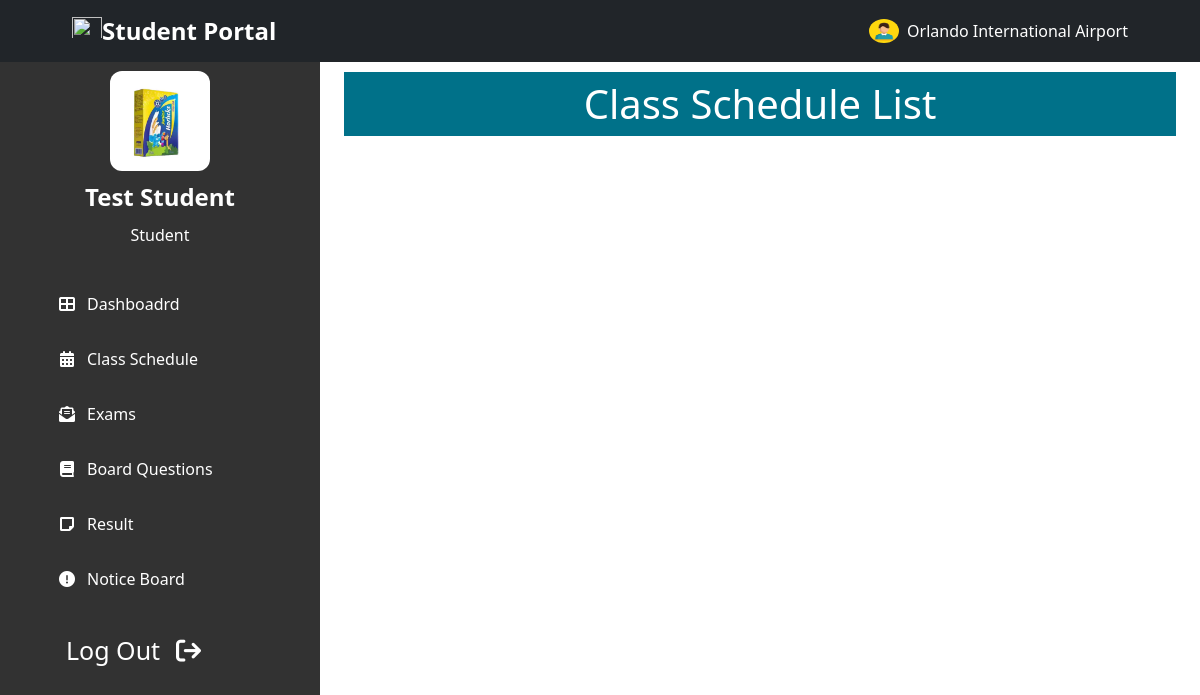
/student/student_schedule.php (signed in), run on an earlier commit of the app's database.
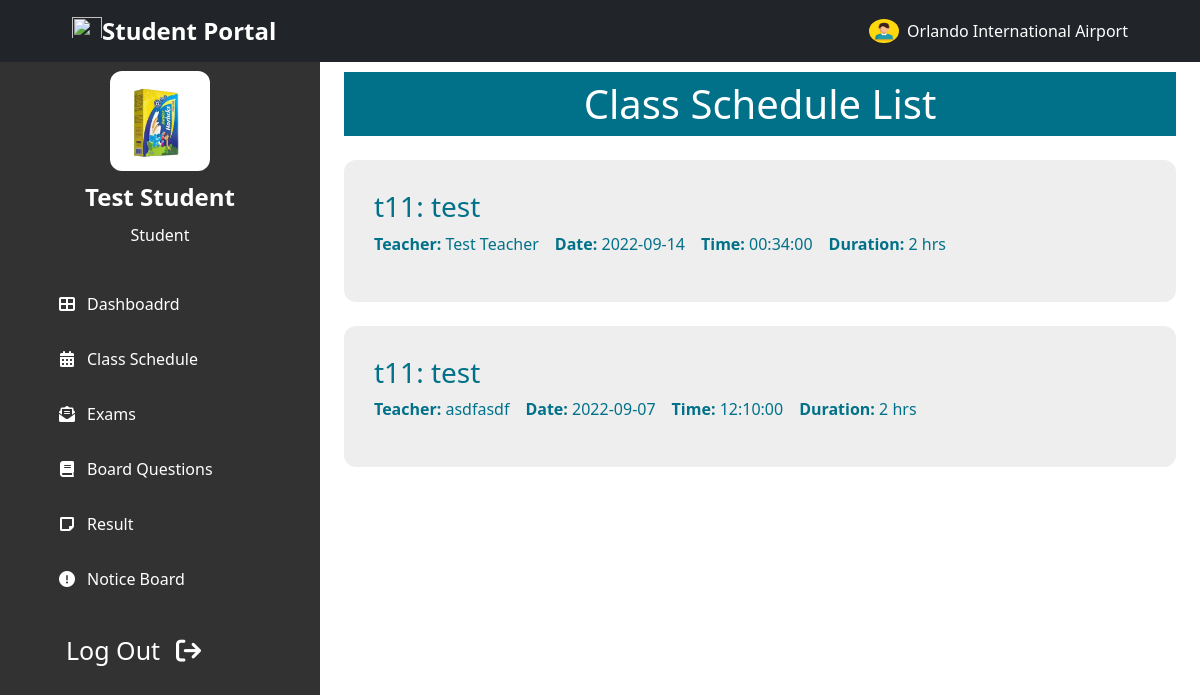
And on a later commit of the database.
### tables this page shows
CREATE TABLE `Std_schedule` (
  `id` int NOT NULL,
  `std_id` int NOT NULL,
  `course_id` int NOT NULL,
  `shdl_id` int NOT NULL,
  `semester` int NOT NULL,
  `updated_at` timestamp NOT NULL DEFAULT CURRENT_TIMESTAMP ON UPDATE CURRENT_TIMESTAMP,
  `created_at` timestamp NOT NULL DEFAULT CURRENT_TIMESTAMP
);

CREATE TABLE `Courses` (
  `id` int NOT NULL,
  `course_name` varchar(100) NOT NULL,
  `course_code` varchar(10) NOT NULL,
  `credits` int NOT NULL,
  `semester` int NOT NULL,
  `year` int NOT NULL,
  `duration` int NOT NULL,
  `updated_at` timestamp NOT NULL DEFAULT CURRENT_TIMESTAMP ON UPDATE CURRENT_TIMESTAMP,
  `created_at` timestamp NOT NULL DEFAULT CURRENT_TIMESTAMP
);

CREATE TABLE `Teachers` (
  `id` int NOT NULL,
  `name` varchar(100) NOT NULL,
  `father` varchar(100) NOT NULL,
  `mother` varchar(100) NOT NULL,
  `image` varchar(255) DEFAULT NULL,
  `nid` bigint DEFAULT NULL,
  `birthreg` bigint DEFAULT NULL,
  `tchr_id` int NOT NULL,
  `gender` varchar(10) NOT NULL,
  `blood` varchar(5) DEFAULT NULL,
  `religion` varchar(20) DEFAULT NULL,
  `present_addr` text NOT NULL,
  `parma_addr` text NOT NULL,
  `phone` varchar(15) NOT NULL,
  `email` varchar(100) NOT NULL,
  `interests` text,
  `updated_at` timestamp NOT NULL DEFAULT CURRENT_TIMESTAMP ON UPDATE CURRENT_TIMESTAMP,
  `created_at` timestamp NOT NULL DEFAULT CURRENT_TIMESTAMP
);

CREATE TABLE `Schedule` (
  `id` int NOT NULL,
  `course_id` int NOT NULL,
  `tchr_id` int NOT NULL,
  `date` date NOT NULL,
  `time` time NOT NULL,
  `duration` int NOT NULL,
  `updated_at` timestamp NOT NULL DEFAULT CURRENT_TIMESTAMP ON UPDATE CURRENT_TIMESTAMP,
  `created_at` timestamp NOT NULL DEFAULT CURRENT_TIMESTAMP
);

### student/backend/student_schedule.php (called while the page is built)
<?php
    $id = $_SESSION['id'];
    $sql    =   "SELECT `Std_schedule`.*, `Courses`.*, `Schedule`.*, `Teachers`.`id`,  `Teachers`.`name`,  `Teachers`.`tchr_id`
                FROM `Std_schedule` JOIN `Courses` JOIN `Schedule` JOIN `Teachers`
                WHERE `Std_schedule`.`course_id` = `Courses`.`id`
                AND `Std_schedule`.`shdl_id` = `Schedule`.`id`
                AND `Schedule`.`tchr_id` = `Teachers`.`tchr_id`
                AND `Std_schedule`.`std_id` = $id";
    $query  =   mysqli_query($conn, $sql);
    $shdl    =   mysqli_fetch_all($query, MYSQLI_ASSOC);
?>

### student/student_schedule.php (the view, shortened to what this page needs)
<!DOCTYPE html>
<html lang="en">
<?php
    include "student_head.php";
    include "backend/student_schedule.php";
?>
<body class="">
<?php include "../header_nav.php";?>
    <section class="header-container">
        <?php include "student_sidebar.php";?>
    </section>
    <section id="home-container"  class="home-container active-2">
        <div class="px-4 py-5 mt-4">
            <h1 class="common-background-2 p-2 text-center">Class Schedule List</h1>
            <?php
                if(!empty($shdl))
                {
                    foreach($shdl as $s)
                    {
            ?>
            <div class="my-4">
                <div class="common-card d-flex justify-content-between align-items-center">
                    <div>
                        <h3><?php echo $s['course_code'].': '.$s['course_name']; ?></h3>
                        <div class="d-flex flex-column flex-md-row">
                            <p class="pe-3">
                                <span class="fw-bold">Teacher:</span>
                                <?php echo $s['name']; ?>
                            </p>
                            <br>
                            <p class="pe-3">
                                <span class="fw-bold">Date:</span>
                                <?php echo $s['date']; ?>
                            </p>
                            <p class="pe-3">
                                <span class="fw-bold">Time:</span>
                                <?php echo $s['time']; ?>
                            </p>
                            <p class="pe-3">
                                <span class="fw-bold">Duration:</span>
                                <?php echo $s['duration']; ?> hrs
                            </p>
                        </div>
                    </div>
                </div>
            </div>
            <?php
                        }
                    }
            ?>
        </div>
    </section>
</body>
</html>

What changed in the data, as far as the page shows it:
now on this page (row edited): std_schedule: course.course_code "t11", course.course_name "test", teachers.name "Test Teacher", schedule.date "2022-09-14", schedule.time "00:34:00", schedule.duration "2"
now on this page (row edited): std_schedule: course.course_code "t11", course.course_name "test", teachers.name "asdfasdf", schedule.date "2022-09-07", schedule.time "12:10:00", schedule.duration "2"
